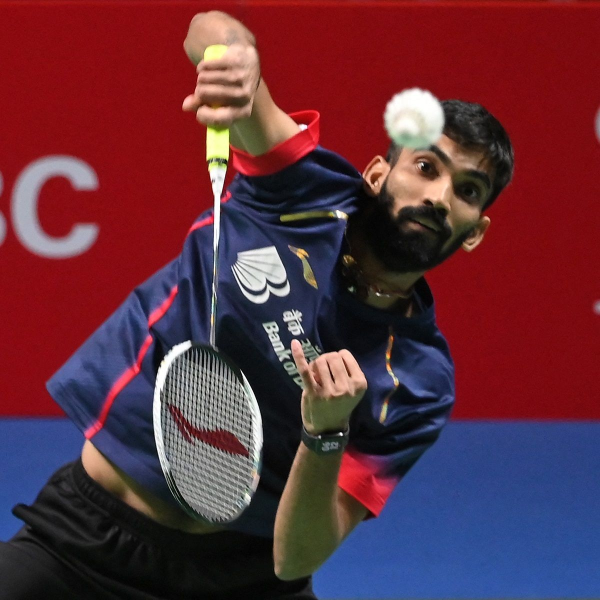
#> input picture ML models/IMAGE_RECOGNITION/sports celebirty/photos/batmindon player srikanth - Google Search/000_9UW8M4.jpg, 1200 x 1200 px (shown at 1/2 size); its folder holds only this picture in this run
$ jupyter execute --allow-errors sports_person_classifictaion.ipynb   (shell and % lines are left out)
#> lines starting #> are read from the running program, lines starting #| are printed output that depends on the picture
[cell 1]
import cv2
import matplotlib.pyplot as plt
import numpy as np

[cell 2]
face_cascade =cv2.CascadeClassifier('/home/gouri/Documents/jupiter/mach_learning/image recognition/haarcascades/haarcascade_frontalface_default.xml')
eye_cascade = cv2.CascadeClassifier('/home/gouri/Documents/jupiter/mach_learning/image recognition/haarcascades/haarcascade_eye.xml')

[cell 3]
def get_cropped_imag_if_2_eyes(image_path):
    try:
        image = cv2.imread(image_path)
        grey = cv2.cvtColor(image,cv2.COLOR_BGR2GRAY)
        faces = face_cascade.detectMultiScale(grey,1.3,5)
        for (x,y,w,h) in faces:
            roi_grey = grey[y:y+h, x:x+w]
            roi_color = image[y:y+h, x:x+w]
            eyes = eye_cascade.detectMultiScale(roi_grey)
            if len(eyes)>=2:
                return roi_color
    except:
        print("error occured")
        pass

[cell 4]
path_to_data = "/home/gouri/Documents/jupiter/git/ML models/IMAGE_RECOGNITION/sports celebirty/photos"
path_to_cropped_data = "/home/gouri/Documents/jupiter/git/ML models/IMAGE_RECOGNITION/sports celebirty/cropped/"

[cell 5]
import os
image_dir = []
for entry in os.scandir(path_to_data):
    if entry.is_dir():
        image_dir.append(entry.path)
#> pass 2 of the loop `for entry in os.scandir(path_to_data):`:


import shutil
if os.path.exists(path_to_cropped_data):
    shutil.rmtree(path_to_cropped_data)
os.mkdir(path_to_cropped_data)

[cell 6]
image_dir[1]

[cell 7]
cropped_image_dirs = []
celebrity_file_name_dict = {}
for img_dir in image_dir:
    count=1
    celebrity_name = img_dir.split('/')[-1]
    celebrity_file_name_dict[celebrity_name]= []
    for entry in os.scandir(img_dir):
        roi_color = get_cropped_imag_if_2_eyes(entry.path)
#> in get_cropped_imag_if_2_eyes, image is the input picture: shape (1200, 1200, 3); mean B, G, R 59.3, 46.8, 95.8
#> in get_cropped_imag_if_2_eyes, `grey = cv2.cvtColor(image,cv2.COLOR_BGR2GRAY)`:
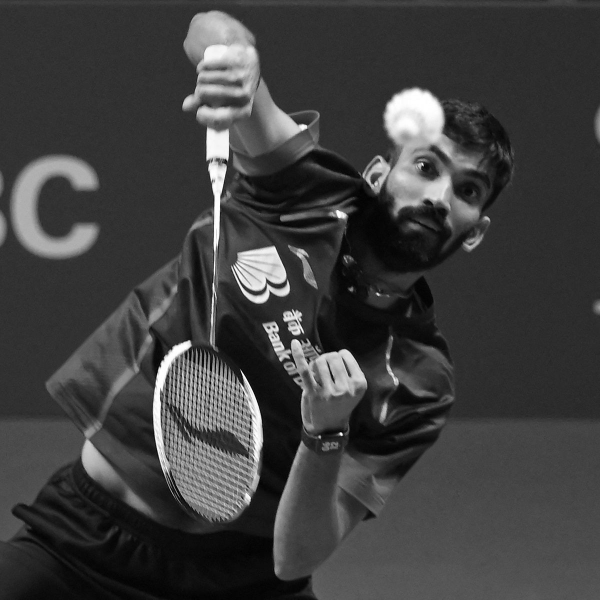
#> grey: shape (1200, 1200) (shown at 1/2 size); min 0, max 255, mean 62.9
#> in get_cropped_imag_if_2_eyes, `faces = face_cascade.detectMultiScale(grey,1.3,5)`: faces = [[354, 16, 179, 179]]
#> the loop in get_cropped_imag_if_2_eyes, `for (x,y,w,h) in faces:` made 1 pass
#> pass 1, in get_cropped_imag_if_2_eyes, `roi_grey = grey[y:y+h, x:x+w]`:
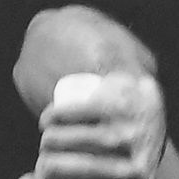
#> roi_grey: shape (179, 179); min 27, max 248, mean 128.6
#> pass 1, in get_cropped_imag_if_2_eyes, `roi_color = image[y:y+h, x:x+w]`:
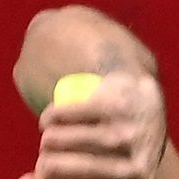
#> roi_color: shape (179, 179, 3); mean B, G, R 92.9, 110, 178.8
        if roi_color is not None:
            cropped_folder = path_to_cropped_data + celebrity_name
            if not os.path.exists(cropped_folder):
                os.makedirs(cropped_folder)
            cropped_image_dirs.append(cropped_folder)
            print("generating cropped images in the folder", cropped_folder)

            cropped_file_name = celebrity_name + str(count) + ".png"
            cropped_file_path = cropped_folder + '/' + cropped_file_name

            cv2.imwrite(cropped_file_path,roi_color)
            celebrity_file_name_dict[celebrity_name].append(cropped_file_path)
            count+=1
#> pass 2 of the loop `for img_dir in image_dir:`:
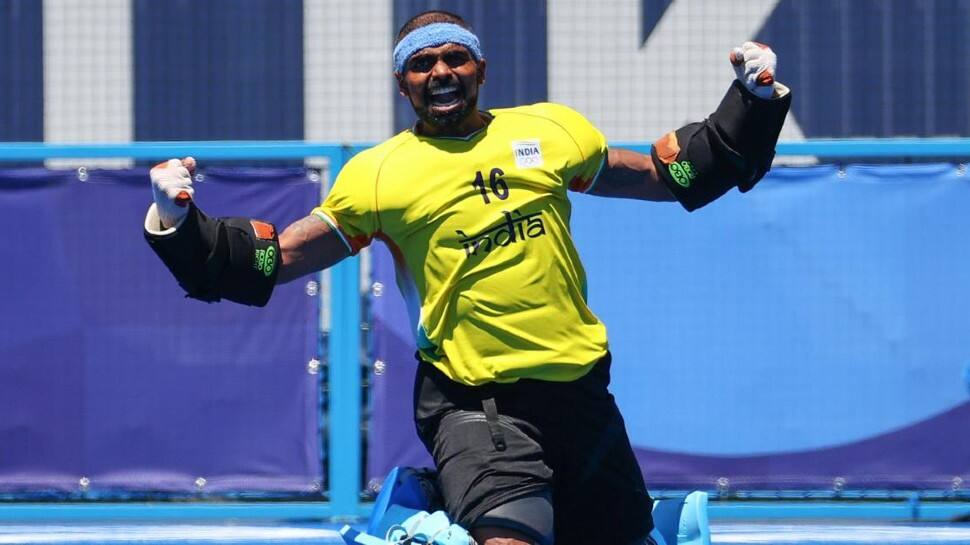
#> input picture ML models/IMAGE_RECOGNITION/sports celebirty/photos/hockey player sreejesh - Google Search/1010483-pr-sreejesh.jpg, 970 x 545 px
#> in get_cropped_imag_if_2_eyes, image is the input picture: shape (545, 970, 3); mean B, G, R 153, 118.8, 93.8
#> in get_cropped_imag_if_2_eyes (call 2), `grey = cv2.cvtColor(image,cv2.COLOR_BGR2GRAY)`:
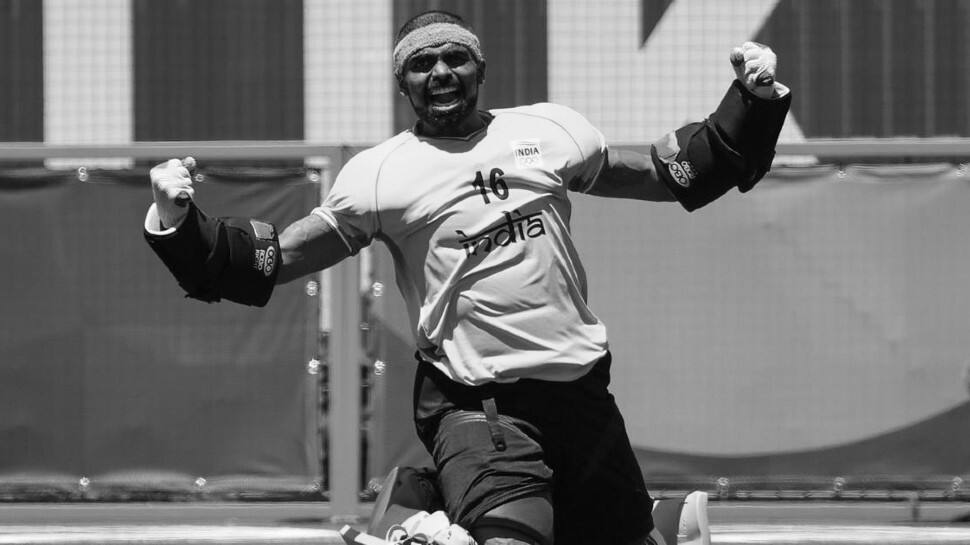
#> grey: shape (545, 970); min 0, max 255, mean 115.2
#> faces = ()

[cell 8]
type(celebrity_file_name_dict)

#> (a cell that did not finish here is left out)

[cell 10]
cropped_image_dirs

##### MANUALLY REMOVING THE UNWANTED PHOTOS FROM CROPPED FOLDER

[cell 11]
#CONVERTING TO DICTIONARY FORMAT

[cell 12]
celebrity_file_name_dict = {}
for image_directory in cropped_image_dirs:
    #print(image_directory)
    celebrity_name = image_directory.split('/')[-1]
    file_list = []
    for entry in os.scandir(image_directory):
        file_list.append(entry.path)
    celebrity_file_name_dict[celebrity_name] = file_list
celebrity_file_name_dict

[cell 13]
class_dict = {}
count = 0
for celebrity_name in celebrity_file_name_dict.keys():
    class_dict[celebrity_name]  = count
    count = count+1
class_dict
